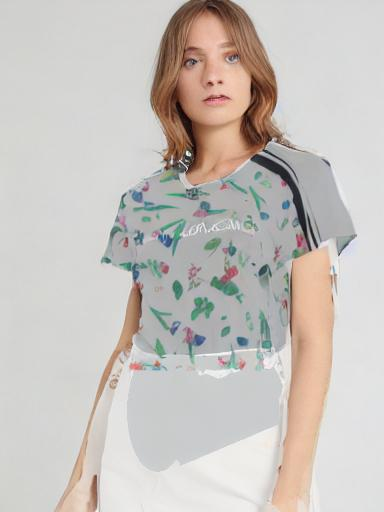
#> input picture corrected_preprocessing_result.jpg, 384 x 512 px
$ python -i test_virtual_tryon_quality.py   (imports and definitions only)   (older library calls are emulated)
#> lines starting #> are read from the running program, lines starting #| are printed output that depends on the picture
#!/usr/bin/env python3
"""
Virtual Try-On Quality Assessment Tool
Tests the complete MV-VTON pipeline and evaluates results
"""

import os
import sys
import json
import time
import requests
import base64
from datetime import datetime
from pathlib import Path
from PIL import Image, ImageEnhance, ImageStat
import numpy as np
import cv2

# Configuration
API_URL = "http://localhost:5000"
TEST_RESULTS_DIR = "test_results"
QUALITY_METRICS_FILE = "quality_assessment.json"

class VirtualTryOnQualityTester:
    def __init__(self):
        self.api_url = API_URL
        self.results_dir = Path(TEST_RESULTS_DIR)
        self.results_dir.mkdir(exist_ok=True)
        self.test_results = []

    # [31 lines left out: functions log, encode_image, check_api_health, not called in this run]

    def calculate_image_quality_metrics(self, image_path):
        """Calculate comprehensive image quality metrics"""
#> called with image_path = 'corrected_preprocessing_result.jpg'
        try:
            # Load image
            img = Image.open(image_path).convert('RGB')
#> img is the input picture: PIL image 384x512 RGB; mean R, G, B 200, 194.6, 189.9
            img_array = np.array(img)

            # Basic statistics
            stat = ImageStat.Stat(img)

            # Convert to OpenCV format for advanced metrics
            cv_img = cv2.cvtColor(img_array, cv2.COLOR_RGB2BGR)
            gray = cv2.cvtColor(cv_img, cv2.COLOR_BGR2GRAY)
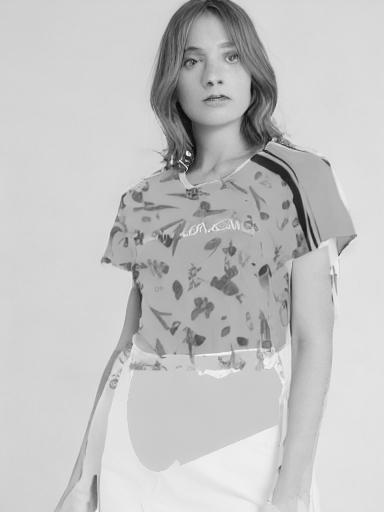
#> gray: shape (512, 384); min 6, max 254, mean 195.7

            # Calculate metrics
            metrics = {
                'mean_brightness': float(np.mean(stat.mean)),
                'std_brightness': float(np.mean(stat.stddev)),
                'contrast': float(np.std(gray)),
                'sharpness': float(cv2.Laplacian(gray, cv2.CV_64F).var()),
                'entropy': float(self._calculate_entropy(gray)),
                'aspect_ratio': img.width / img.height,
                'resolution': f"{img.width}x{img.height}",
                'file_size_mb': os.path.getsize(image_path) / (1024 * 1024)
            }

            # Quality assessment
            metrics['quality_score'] = self._assess_overall_quality(metrics)

            return metrics

        except Exception as e:
            self.log(f"Failed to calculate metrics for {image_path}: {e}", "ERROR")
            return {}

    def _calculate_entropy(self, image):
        """Calculate image entropy (measure of information content)"""
        histogram = cv2.calcHist([image], [0], None, [256], [0, 256])
#> histogram = 256 values, max 15528 at index 212, min 0 at index 0, mean 768
        histogram = histogram.flatten()
        histogram = histogram[histogram > 0]  # Remove zeros
#> histogram = 247 values, max 15528 at index 206, min 1 at index 0, mean 796
        if len(histogram) <= 1:
            return 0
        probabilities = histogram / histogram.sum()
#> probabilities = 247 values, max 0.079 at index 206, min 5.09e-06 at index 0, mean 0.00405
        entropy = -np.sum(probabilities * np.log2(probabilities))
#> entropy = 6.22
#> in calculate_image_quality_metrics, `metrics = { 'mean_brightness': float(np.mean(stat.mean)), 'std_brightn..`: metrics = {'mean_brightness': 194.8, 'std_brightness': 38.5, 'contrast': 36.68, 'sharpness': 254.9, 'entropy': 6.22, 'aspect_ratio': 0.75, 'resolution': '384x512', 'file_size_mb': 0.0171}
        return entropy

    def _assess_overall_quality(self, metrics):
        """Assess overall image quality based on metrics"""
        score = 0

        # Sharpness (higher is better, typical range 0-1000+)
        if metrics['sharpness'] > 100:
            score += 25
        elif metrics['sharpness'] > 50:
            score += 15
        elif metrics['sharpness'] > 20:
            score += 10

        # Contrast (higher is better, typical range 0-100)
        if metrics['contrast'] > 40:
            score += 25
        elif metrics['contrast'] > 20:
            score += 15
        elif metrics['contrast'] > 10:
            score += 10

        # Entropy (higher is better, typical range 0-8)
        if metrics['entropy'] > 6:
            score += 25
        elif metrics['entropy'] > 4:
            score += 15
        elif metrics['entropy'] > 2:
            score += 10

        # Brightness balance (closer to 128 is better for RGB mean)
        brightness_score = max(0, 25 - abs(metrics['mean_brightness'] - 128) / 5)
#> brightness_score = 11.64
        score += brightness_score
#> score = 76.64

        return min(100, score)

    # [206 lines left out: functions test_virtual_tryon, run_comprehensive_tests, generate_summary_report, main, not called in this run]

# [2 lines not run here, left out]

>>> result = VirtualTryOnQualityTester().calculate_image_quality_metrics('corrected_preprocessing_result.jpg')
#> result = 9 items
